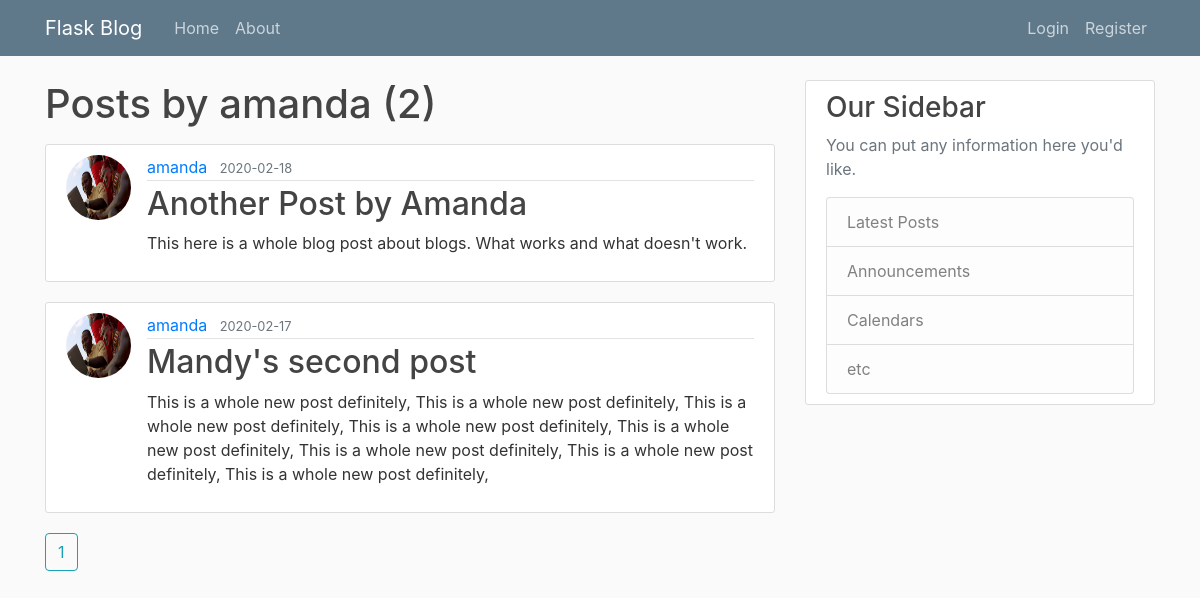
The page /user/amanda on the database its author committed.
### flaskblog/models.py (models this page shows, shortened)
class User(db.Model, UserMixin):
    id = db.Column(db.Integer, primary_key=True)
    username = db.Column(db.String(20), unique=True, nullable=False)
    email = db.Column(db.String(120), unique=True, nullable=False)
    image_file = db.Column(db.String(20), nullable=False, default='default.jpg')
    password = db.Column(db.String(60), nullable=False)
    posts = db.relationship('Post', backref='author', lazy=True)

class Post(db.Model):
    id = db.Column(db.Integer, primary_key=True)
    title = db.Column(db.String(100), unique=True, nullable=False)
    date_posted = db.Column(db.DateTime, nullable=False, default=datetime.utcnow)
    content = db.Column(db.Text, nullable=False)
    user_id = db.Column(db.Integer, db.ForeignKey('user.id'), nullable=False)

### flaskblog/users/routes.py (the view)
@users.route('/user/<string:username>')
def user_posts(username):
    user = User.query.filter_by(username=username).first_or_404()
    page = request.args.get('page', 1, type=int)
    posts = Post.query.filter_by(author=user) \
        .order_by(Post.date_posted.desc()) \
        .paginate(page=page, per_page=3)
    return render_template('user_posts.html', posts=posts, user=user)

### flaskblog/templates/user_posts.html
{% extends "layout.html" %}
{% block content %}
    <div><h1 class="mb-3">
        Posts by {{ user.username }} ({{ posts.total }})
    </h1></div>
    {%for post in posts.items%}
    <article class="media content-section">
        <img src="{{ url_for('static', filename='profile/'+post.author.image_file) }}" class="rounded-circle article-img"
             alt="{{ post.author.username }}'s picture">
        <div class="media-body">
          <div class="article-metadata">
            <a class="mr-2" href="{{ url_for('users.user_posts', username=post.author.username) }}">{{ post.author.username }}</a>
            <small class="text-muted">{{ post.date_posted.strftime('%Y-%m-%d') }}</small>
          </div>
          <h2><a class="article-title" href="{{ url_for('posts.post', post_id=post.id) }}">{{ post.title }}</a></h2>
          <p class="article-content">{{ post.content }}</p>
        </div>
      </article>
      {%endfor%}
    {%for page_num in posts.iter_pages()%}
        {% if page_num %}
            <a class="btn btn-outline-info mb-4" href="{{ url_for('users.user_posts', username=user.username, page=page_num) }}">{{ page_num }}</a>
        {% else %}
            ...
        {% endif %}
    {%endfor%}
{% endblock %}

### flaskblog/static/main.css (style rules this page uses)
body { background: #fafafa; color: #333333; margin-top: 5rem; }
h1, h2, h3, h4, h5, h6 { color: #444444; }
.content-section { background: #ffffff; padding: 10px 20px; border: 1px solid #dddddd; border-radius: 3px; margin-bottom: 20px; }
.article-title { color: #444444; }
.article-content { white-space: pre-line; }
.article-img { height: 65px; width: 65px; margin-right: 16px; }
.article-metadata { padding-bottom: 1px; margin-bottom: 4px; border-bottom: 1px solid #e3e3e3 }

### rows shown on the page
User: username "amanda"
Post: image_file (placeholder picture), author.username "amanda", date_posted "2020-02-18", title "Another Post by Amanda", content "This here is a whole blog post about blogs. What works and what doesn't work."
Post: image_file (placeholder picture), author.username "amanda", date_posted "2020-02-17", title "Mandy's second post", content "This is a whole new post definitely, This is a whole new post definitely, This is a whole new post definitely, This is a whole new post definitely, This is a whole new post definitely, This is a whole new post definitely, This is a whole new post definitely, This is a whole new post definitely,"

### other values the page prints
{{ posts.total }} "2"
{{ page_num }} "1"
